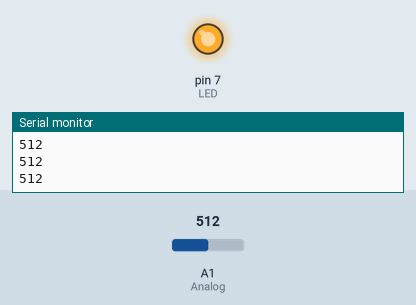
Recording of a sketch running on a simulated Arduino Uno, built with avr-gcc and run on an emulated ATmega328P. Parts: output pins drawn as LEDs (lit = HIGH), the last lines printed to the serial monitor. Inputs (shaded band) come from the test bench; at power-on: A1 (Analog) = 512.

Above: at 1.2 s.
1.3 s: A1 (Analog) set to 212
2.8 s: A1 (Analog) set to 195
At 4.0 s:
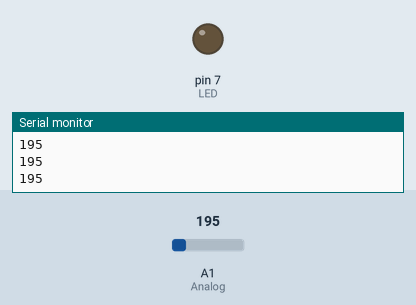
4.3 s: A1 (Analog) set to 214
At 5.2 s:
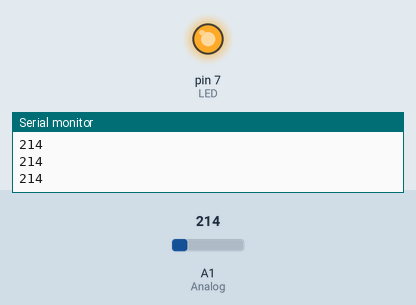
5.8 s: A1 (Analog) set to 194
At 6.3 s:
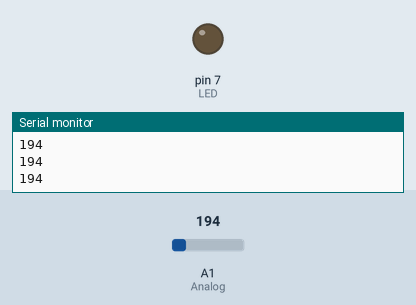
Timing chart, 0 to 8.3 s (numbered marks = the images above; inputs shaded):
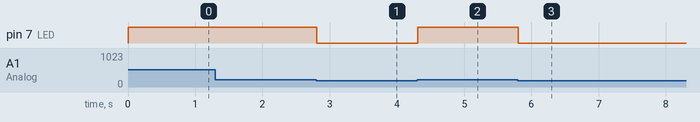

The sketch:

SubstationModelControl.ino
```cpp
const int LED=7;
const int Analog=1;

void setup() {
  // put your setup code here, to run once:
  Serial.begin(9600);
  pinMode(LED, OUTPUT);
}

void loop() {
  long vol=analogRead(Analog);  //read the analog voltage from divider
  Serial.println(vol);
  delay(5);
  if(high(vol)){  //check if the voltage is too high (means current through load is too high)
    digitalWrite(LED,HIGH);
  }
  else{
    digitalWrite(LED,LOW);
  }
}

bool high(long x){
 if(x>204.8){ //204.8=1V
             //use voltage divider with potentiometer to determine correlating current through load
  return true;
 }
 return false;
}
```

Measured:
- the behaviour switches between 205 and 204 on A1 (Analog) (found by bisection; images 0 and 1)
- after the input at 2.8 s, pin 7 (LED): HIGH → LOW at once
- after the input at 4.3 s, pin 7 (LED): LOW → HIGH at once
- after the input at 5.8 s, pin 7 (LED): HIGH → LOW at once
